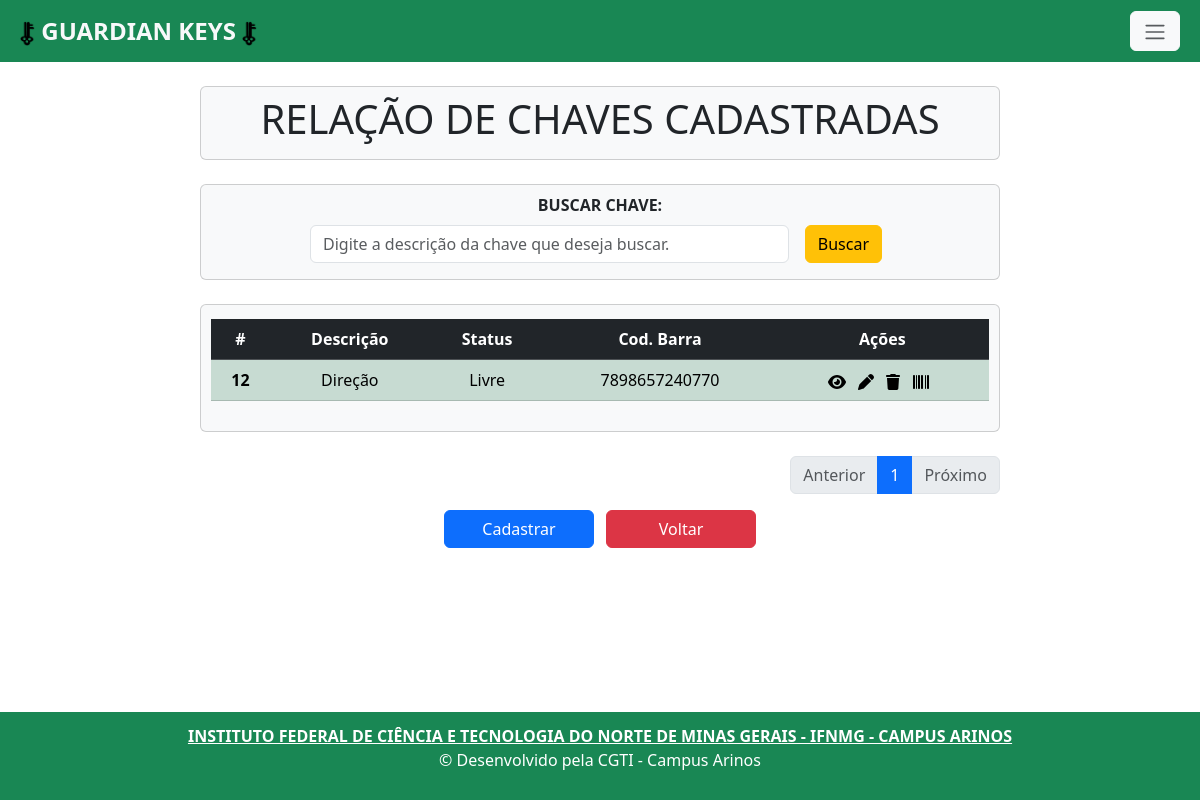
Page /chave_index/ on the earlier database version.
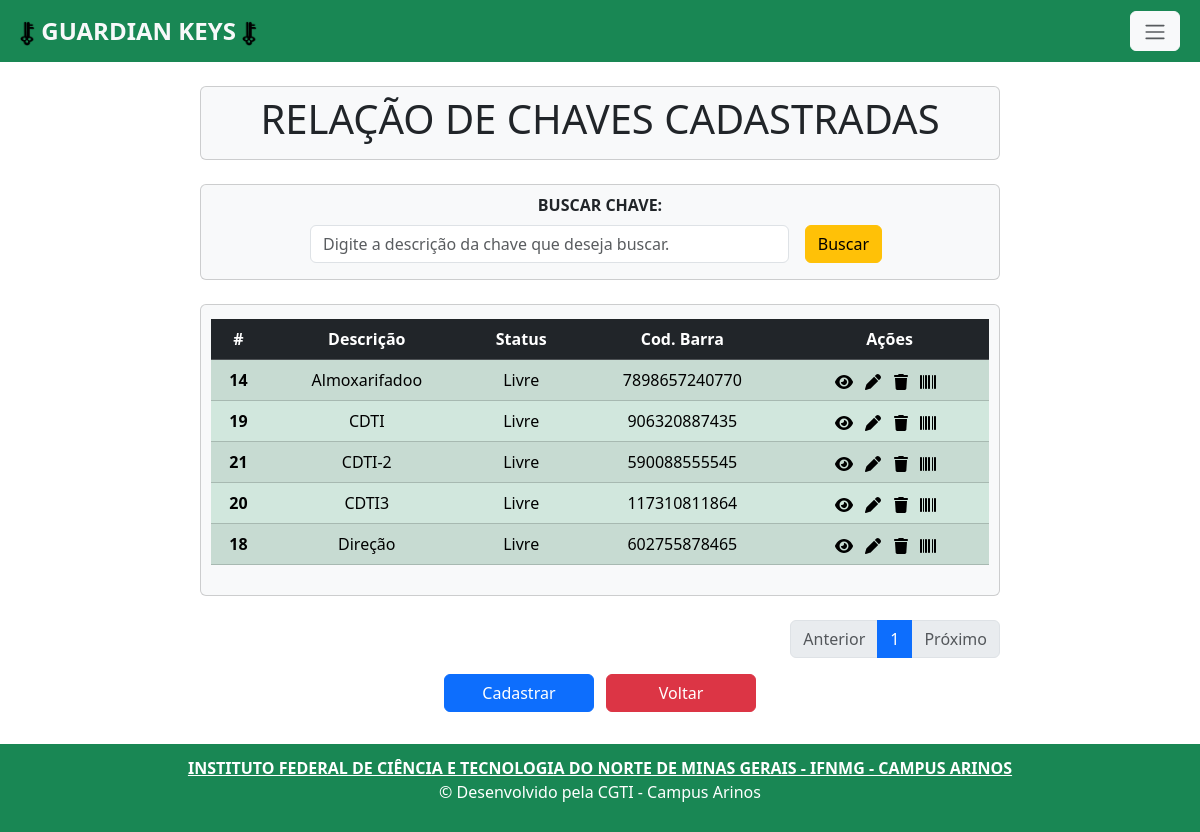
Same page on the later database version.
### app/models.py (models this page shows, shortened)
class Chave(models.Model):
    descricao = models.CharField(max_length=150)
    status = models.CharField(max_length=22, choices=STATUS, default='Livre')
    codbarra = models.CharField(max_length=150, unique=True)

### app/views.py (the view)
# urls.py: path('chave_index/', chave_index, name='chave_index'),
def chave_index(request):
    data = {}
    search = request.GET.get('search')
    if search:
        data['db'] = Chave.objects.filter(descricao__icontains=search).order_by('descricao')
        paginators = Paginator (data['db'], 1000)
        page_num = request.GET.get('page')
        page = paginators.get_page(page_num)
    else:
        data['db'] = Chave.objects.all().order_by('descricao')
        paginators = Paginator (data['db'], 10)
        page_num = request.GET.get('page')
        page = paginators.get_page(page_num)
    return render(request, 'chave_index.html', {'page': page})

### app/templates/chave_index.html (shortened to what this page needs)
{% extends 'base.html' %}
{% load static %}
{% block content%}
    <div class="col-8 m-auto pt-2 pb-2 text-center card rounded bg-light mb-4">
    <h1>RELAÇÃO DE CHAVES CADASTRADAS</h1>
    </div>
    <div class="col-8 m-auto pt-2 pb-2 text-center card rounded bg-light mb-4">
      <form  method="get" >
        <label for="inputBuscar" class="form-label" ></label><strong>BUSCAR CHAVE:</strong></label>
        <div class="d-flex justify-content-center align-items-center mt-2 mb-2">
          <input type="text" id="search" name="search" class="form-control me-3" style="width: 60%;" placeholder="Digite a descrição da chave que deseja buscar.">
          <button type="submit" class="btn btn-warning me-2">Buscar</button>
        </div>
      </form>
    </div>
    <div class="col-8 m-auto pt-1 pb-1 text-center card rounded bg-light mb-4">
        <div class="table-responsive" style="margin: 10px; overflow-x: auto;">
          <table class="table table-striped" style="max-width: 100%;">
            <thead class="table-dark">
              <tr>
                <th scope="col">#</th>
                <th scope="col">Descrição</th>
                <th scope="col">Status</th>
                <th scope="col">Cod. Barra</th>
                <th scope="col">Ações</th>
              </tr>
            </thead>
            <tbody>
              {% for dbs in page.object_list %}
                <tr class="{% if dbs.status == 'Livre' %}table-success{% else %}table-danger{% endif %}">
                  <th scope="row">{{dbs.id}}</th>
                  <td>{{dbs.descricao}}</td>
                  <td>{{dbs.status}}</td>
                  <td>{{dbs.codbarra}}</td>
                  <td>
                    <a class="me-2" href="/chave_view/{{dbs.id}}/"></a>
                    {% if dbs.status == 'Livre' %}<a class="me-2" href="/chave_edit/{{dbs.id}}/"></a> {% endif %}
                    {% if dbs.status == 'Livre' %} <a class="me-2" onclick="return confirm('Deseja apagar este registro?');" href="/chave_delete/{{dbs.id}}"></a> {% endif %}
                    <a class="me-2" href="/gerarcodbarra/{{dbs.id}}/"></a>
                  </td>
                </tr>
              {% endfor %}
            </tbody>
          </table>
        </div>
    </div>
      <div class=" col-8  m-auto d-flex justify-content-end ">
          <div >
            <ul class="pagination">
              {% if page.has_previous %}
                <li class="page-item">
                  <a class="page-link" href="{% url 'chave_index' %}?page={{page.previous_page_number}}">Anterior</a>
                </li>
              {% else %}
                <li class="page-item disabled">
                  <a class="page-link" href="#" tabindex="-1" aria-disabled="true">Anterior</a>
                </li>
              {% endif %}
              {% for pg in page.paginator.page_range %}
                {% if pg == 1 or pg == 2 or pg == 3 or pg == page.paginator.num_pages or page == page.paginator.num_pages|add:'-1' or page == page.paginator.num_pages|add:'-2'%}
                  {% if page.number == pg %}
                    <li class="page-item active"><a class="page-link" href="?page={{ pg }}">{{ pg }}</a></li>
                  {% else %}
                    <li class="page-item"><a class="page-link" href="?page={{ pg }}">{{ pg }}</a></li>
                  {% endif %}
                {% endif %}
              {% endfor %}
              {% if page.has_next %}
                <li class="page-item-active">
                  <a class="page-link" href="{% url 'chave_index' %}?page={{page.next_page_number}}">Próximo</a>
                </li>
              {% else %}
                <li class="page-item disabled">
                  <a class="page-link" href="#" tabindex="-1" aria-disabled="true">Próximo</a>
                </li>
              {% endif %}
            </ul>
          </div>
        </div>
      <div class="col-8 m-auto  pb-2 text-center ">
         <a class="btn btn-primary me-2" style="width: 150px;" href="/chave_form"> Cadastrar </a>
        <a class="btn btn-danger" style="width: 150px;" href="/"> Voltar </a>
      </div>
{% endblock %}

### app/templates/base.html (shortened to what this page needs)
{% load static %}
<!DOCTYPE html>
<html lang="pt-br">
<head>
    <link rel="stylesheet" href="https://cdn.jsdelivr.net/npm/bootstrap@5.3.2/dist/css/bootstrap.min.css">
</head>
<body class="d-flex flex-column min-vh-100">
    <nav class="navbar p-2 bg-success ">
        <div class="container-fluid  bg-success ">
          <a class="fs-4 navbar-brand text-light" href="/"><strong><img style="width: 15px;" src="{% static 'img/icone.png'%}" alt="icone"> GUARDIAN KEYS <img style="width: 15px;" src="{% static 'img/icone.png'%}" alt="icone"></strong> </a>
            <button class=" btn btn-light" type="button" data-bs-toggle="offcanvas" data-bs-target="#offcanvasNavbar" aria-controls="offcanvasNavbar" aria-label="Toggle navigation">
                <span class="navbar-toggler-icon"></span>
            </button>
        </div>
    </nav>
    <br>
    <main class="flex-grow-1">
      {% block content %}
      {% endblock %}
    </main>
    <br>
<div class="p-2 bg-success">
    <footer class="bg-success text-center text-white ">
    <div class="text-center p-1" >
        <a class="text-white" href=""><strong>INSTITUTO FEDERAL DE CIÊNCIA E TECNOLOGIA DO NORTE DE MINAS GERAIS - IFNMG - CAMPUS ARINOS</strong></a>
        <p>© Desenvolvido pela CGTI - Campus Arinos</p>
    </div>
    </footer>
</div>
</body>
</html>

Differences in the rows shown:
removed Chave: id "12", descricao "Direção", status "Livre", codbarra "7898657240770"
added Chave: id "14", descricao "Almoxarifadoo", status "Livre", codbarra "7898657240770"
added Chave: id "19", descricao "CDTI", status "Livre", codbarra "906320887435"
added Chave: id "21", descricao "CDTI-2", status "Livre", codbarra "590088555545"
added Chave: id "20", descricao "CDTI3", status "Livre", codbarra "117310811864"
added Chave: id "18", descricao "Direção", status "Livre", codbarra "602755878465"
